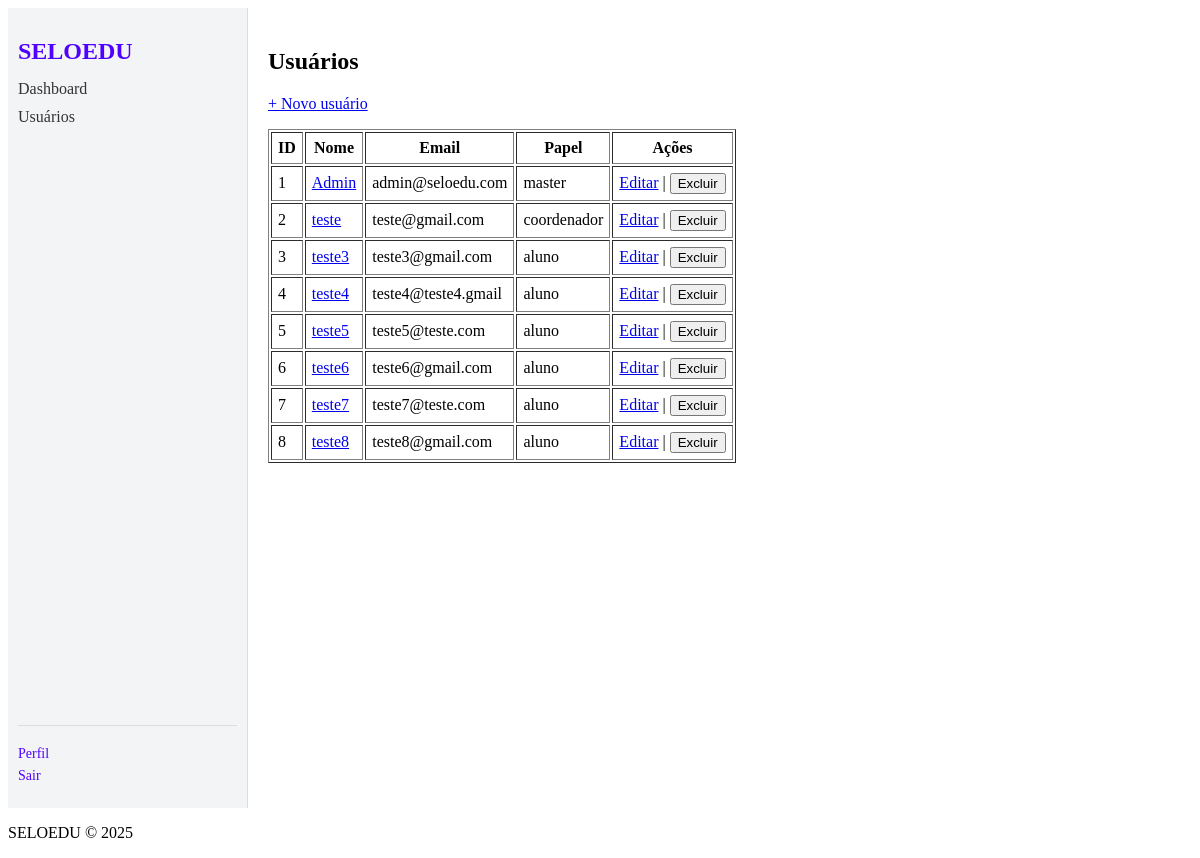
/users/ (signed in), run on the app's committed database.
### models/user.py (models this page shows, shortened)
class User(db.Model, UserMixin):
    id = db.Column(db.Integer, primary_key=True)
    nome = db.Column(db.String(100), nullable=False)
    email = db.Column(db.String(150), unique=True, nullable=False)
    password_hash = db.Column(db.String(200), nullable=False)
    role = db.Column(db.String(20), nullable=False, default="aluno")
    ativo = db.Column(db.Boolean, default=True)
    profile = db.relationship('Profile', uselist=False, back_populates='user')

### views/users.py (the view)
@login_required
def index():
    usuarios = User.query.all()
    return render_template("users/index.html", usuarios=usuarios)

### app.py (called while the page is built)
@login_manager.user_loader
def load_user(user_id):
    return db.session.get(User, int(user_id))

### templates/users/index.html (shortened to what this page needs)
{% extends "base.html" %}
{% block content %}
  <h2>Usuários</h2>
  <p><a href="{{ url_for('users.create') }}">+ Novo usuário</a></p>
  {% if usuarios %}
    <table border="1" cellpadding="6">
      <thead>
        <tr>
          <th>ID</th>
          <th>Nome</th>
          <th>Email</th>
          <th>Papel</th>
          <th>Ações</th>
        </tr>
      </thead>
      <tbody>
        {% for u in usuarios %}
          <tr>
            <td>{{ u.id }}</td>
            <td><a href="{{ url_for('users.show', user_id=u.id) }}">{{ u.nome }}</a></td>
            <td>{{ u.email }}</td>
            <td>{{ u.role }}</td>
            <td>
              <a href="{{ url_for('users.edit', user_id=u.id) }}">Editar</a>
              |
              <form action="{{ url_for('users.delete', user_id=u.id) }}" method="post" style="display:inline">
                <button type="submit">Excluir</button>
              </form>
            </td>
          </tr>
        {% endfor %}
      </tbody>
    </table>
  {% else %}
    <p>Nenhum usuário cadastrado.</p>
  {% endif %}
{% endblock %}

### data on the page
User: id "1", nome "Admin", email "admin@seloedu.com", role "master"
User: id "2", nome "teste", email "teste@gmail.com", role "coordenador"
User: id "3", nome "teste3", email "teste3@gmail.com", role "aluno"
User: id "4", nome "teste4", email "teste4@teste4.gmail", role "aluno"
User: id "5", nome "teste5", email "teste5@teste.com", role "aluno"
User: id "6", nome "teste6", email "teste6@gmail.com", role "aluno"
User: id "7", nome "teste7", email "teste7@teste.com", role "aluno"
User: id "8", nome "teste8", email "teste8@gmail.com", role "aluno"
